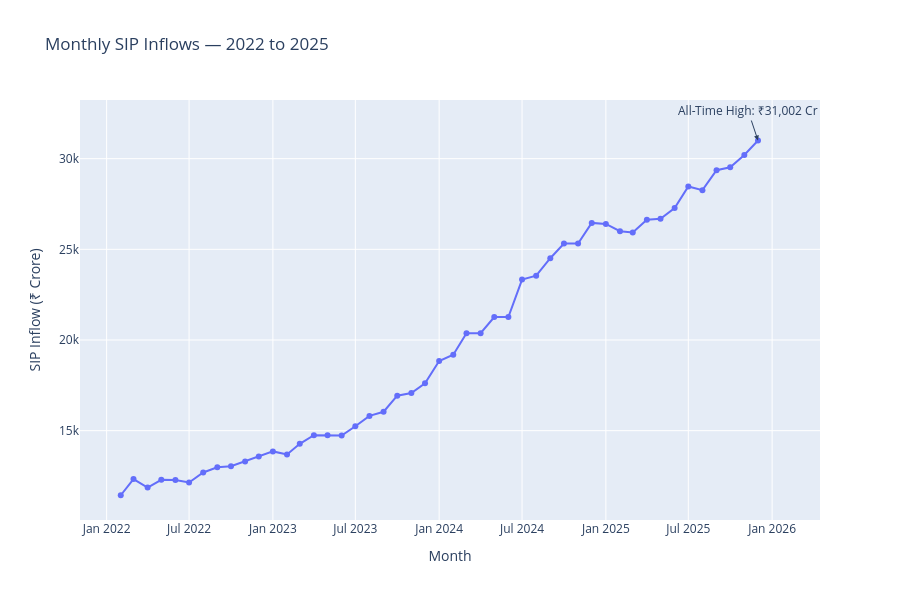

This figure's notebook cell:
### Markdown cell above
## 3. SIP and category flows

### Code cell
sip_plot = sip[(sip["month"] >= "2022-01-01") &(sip["month"] <= "2025-12-31")].copy()

fig = px.line(
    sip_plot,
    x="month",
    y="sip_inflow_crore",
    markers=True,
    title="Monthly SIP Inflows — 2022 to 2025",
    labels={
        "month": "Month",
        "sip_inflow_crore": "SIP Inflow (₹ Crore)"
    }
)

peak_row = sip_plot.loc[sip_plot["sip_inflow_crore"].idxmax()]

fig.add_annotation(
    x=peak_row["month"],
    y=peak_row["sip_inflow_crore"],
    text=f'All-Time High: ₹{peak_row["sip_inflow_crore"]:,.0f} Cr',
    showarrow=True,
    arrowhead=2
)

fig.update_layout(height=600)

plt.savefig(REPORTS_DIR / "eda_sip_inflow_trend.png")
fig.show()

### Figure 1 — Plotly figure (JSON) as saved in the notebook; plotly's stock layout.template omitted (floating-point values rounded to 4 significant figures)
{"data": [{"hovertemplate": "Month=%{x}<br>SIP Inflow (₹ Crore)=%{y}<extra></extra>", "legendgroup": "", "line": {"color": "#636efa", "dash": "solid"}, "marker": {"symbol": "circle"}, "mode": "lines+markers", "name": "", "orientation": "v", "showlegend": false, "type": "scatter", "x": ["2022-02", "2022-03", "2022-04", "2022-05", "2022-06", "2022-07", "2022-08", "2022-09", "2022-10", "2022-11", "2022-12", "2023-01", "2023-02", "2023-03", "2023-04", "2023-05", "2023-06", "2023-07", "2023-08", "2023-09", "2023-10", "2023-11", "2023-12", "2024-01", "2024-02", "2024-03", "2024-04", "2024-05", "2024-06", "2024-07", "2024-08", "2024-09", "2024-10", "2024-11", "2024-12", "2025-01", "2025-02", "2025-03", "2025-04", "2025-05", "2025-06", "2025-07", "2025-08", "2025-09", "2025-10", "2025-11", "2025-12"], "xaxis": "x", "y": [11438, 12328, 11863, 12286, 12276, 12140, 12694, 12976, 13040, 13306, 13573, 13856, 13687, 14276, 14749, 14749, 14734, 15245, 15814, 16042, 16928, 17073, 17610, 18838, 19187, 20371, 20371, 21262, 21262, 23332, 23547, 24509, 25323, 25320, 26459, 26400, 25999, 25926, 26632, 26688, 27274, 28464, 28265, 29361, 29529, 30200, 31002], "yaxis": "y"}], "layout": {"annotations": [{"arrowhead": 2, "showarrow": true, "text": "All-Time High: ₹31,002 Cr", "x": "2025-12", "y": 31002}], "height": 600, "legend": {"tracegroupgap": 0}, "title": {"text": "Monthly SIP Inflows — 2022 to 2025"}, "xaxis": {"anchor": "y", "domain": [0, 1], "title": {"text": "Month"}}, "yaxis": {"anchor": "x", "domain": [0, 1], "title": {"text": "SIP Inflow (₹ Crore)"}}}}
